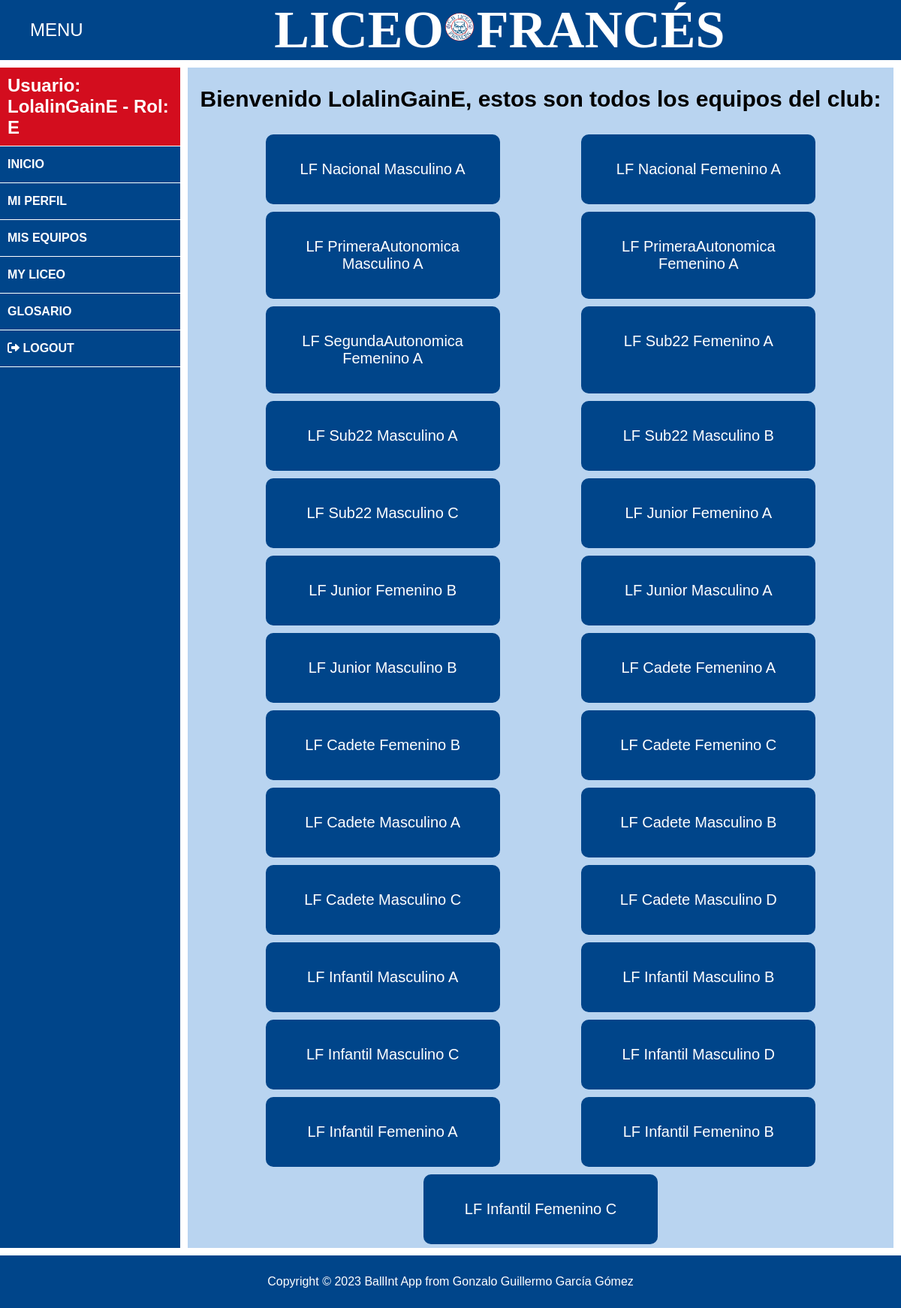
Page /index.php (signed in) on the committed database.
### tables this page shows
CREATE TABLE `equipos` (
  `id` int(10) NOT NULL,
  `id_equipo` varchar(50) NOT NULL,
  `categoria` varchar(50) NOT NULL,
  `nombre_equipo` varchar(50) NOT NULL,
  `seccion` enum('Masculino','Femenino') NOT NULL,
  `letra` varchar(1) DEFAULT NULL,
  `PJ` int(11) NOT NULL,
  `W` int(11) NOT NULL,
  `L` int(11) NOT NULL,
  `PPP` int(11) NOT NULL,
  `PPR` int(11) NOT NULL,
  `MT` float NOT NULL,
  `MSMS` float NOT NULL,
  `T2A` int(11) NOT NULL,
  `T2F` int(11) NOT NULL,
  `T3A` int(11) NOT NULL,
  `T3F` int(11) NOT NULL,
  `TLA` int(11) NOT NULL,
  `TLF` int(11) NOT NULL,
  `FLH` int(11) NOT NULL,
  `TEC` int(11) NOT NULL,
  `FLR` int(11) NOT NULL,
  `RBO` int(11) NOT NULL,
  `RBD` int(11) NOT NULL,
  `ROB` int(11) NOT NULL,
  `TAP` int(11) NOT NULL,
  `PRD` int(11) NOT NULL,
  `AST` int(11) NOT NULL,
  `PTQ1` int(11) NOT NULL,
  `PTQ2` int(11) NOT NULL,
  `PTQ3` int(11) NOT NULL,
  `PTQ4` int(11) NOT NULL,
  `PTQE` int(11) NOT NULL
);

### includes/Equipo.php (the view, shortened to what this page needs)
<?php
class Equipo{
    public static function getListadoEquipos(){
        $equipos = array();
        $conn = Aplicacion::getInstance()->getConexionBd();
        $sql = "SELECT id_equipo FROM equipos ORDER BY id ASC";
        if ($resultado = $conn->query($sql)) {
            while ($fila = $resultado->fetch_assoc()) {
                $equipos[] = $fila['id_equipo'];
            }
        }
        return $equipos;
    }
    public static function getDatosEquipo($equipo){
        $result = false;
        $conn = Aplicacion::getInstance()->getConexionBd();
        $query = sprintf("SELECT * FROM equipos WHERE id_equipo='%s'", $conn->real_escape_string($equipo));
        $rs = $conn->query($query);
        if ($rs) {
            $fila = $rs->fetch_assoc();
            if ($fila) {
                $result = $fila;
            }
        } else {
            error_log("Error BD ({$conn->errno}): {$conn->error}");
        }
        return $result;
    }
    public static function mostrarListadoEquipos($equipos){
        $html = '';
        $html .= <<<EOS
        <div class="cajasEquipos">
        EOS;
            foreach ($equipos as $equipo) {
                $html .= self::mostrarCajaEquipo($equipo);
            }
            $html .= <<<EOS
        </div>
        EOS;
        return $html;
    }
    public static function mostrarCajaEquipo($equipo){
        $datosEquipo = self::getDatosEquipo($equipo);
        $html = '';
        $html .= <<<EOS
            <div class="equipo">
                <a href="pagina_equipo.php?equipo={$equipo}">
                    <p>{$datosEquipo['nombre_equipo']}</p>
                </a>
            </div>
        EOS;
        return $html;
    }
    public static function mostrarEquipos(){
        $equiposClub = self::getListadoEquipos();
        $equiposMostrar = self::mostrarListadoEquipos($equiposClub);
        return $equiposMostrar;
    }
}
?>

### styles/main.css (style rules this page uses)
article div.cajasEquipos { display: flex; flex-flow: row wrap; justify-content: space-evenly; border-radius: 10px; transition: background-color 0.3s ease; text-align: center; }
article div.equipo { width: 30%; padding: 15px; margin: 5px; background-color: #00458a; border-radius: 10px; transition: background-color 0.3s ease; text-align: center; }
article div.equipo a { display: block; text-decoration: none; color: white; width: 100%; height: 100%; }

### styles/body.css (style rules this page uses)
body { margin:0px; min-height:100vh; width: 100%; height: 100%; font-family: Helvetica; background-color: #00458a; }

### rows in the picture
equipos: nombre_equipo "LF Nacional Masculino A"
equipos: nombre_equipo "LF Nacional Femenino A"
equipos: nombre_equipo "LF PrimeraAutonomica Masculino A"
equipos: nombre_equipo "LF PrimeraAutonomica Femenino A"
equipos: nombre_equipo "LF SegundaAutonomica Femenino A"
equipos: nombre_equipo "LF Sub22 Femenino A"
equipos: nombre_equipo "LF Sub22 Masculino A"
equipos: nombre_equipo "LF Sub22 Masculino B"
equipos: nombre_equipo "LF Sub22 Masculino C"
equipos: nombre_equipo "LF Junior Femenino A"
equipos: nombre_equipo "LF Junior Femenino B"
equipos: nombre_equipo "LF Junior Masculino A"
equipos: nombre_equipo "LF Junior Masculino B"
equipos: nombre_equipo "LF Cadete Femenino A"
equipos: nombre_equipo "LF Cadete Femenino B"
equipos: nombre_equipo "LF Cadete Femenino C"
equipos: nombre_equipo "LF Cadete Masculino A"
equipos: nombre_equipo "LF Cadete Masculino B"
equipos: nombre_equipo "LF Cadete Masculino C"
equipos: nombre_equipo "LF Cadete Masculino D"
equipos: nombre_equipo "LF Infantil Masculino A"
equipos: nombre_equipo "LF Infantil Masculino B"
equipos: nombre_equipo "LF Infantil Masculino C"
equipos: nombre_equipo "LF Infantil Masculino D"
equipos: nombre_equipo "LF Infantil Femenino A"
equipos: nombre_equipo "LF Infantil Femenino B"
equipos: nombre_equipo "LF Infantil Femenino C"

### other values in the picture
$_SESSION['nombre'] "LolalinGainE"
$_SESSION['roles'] "E"
